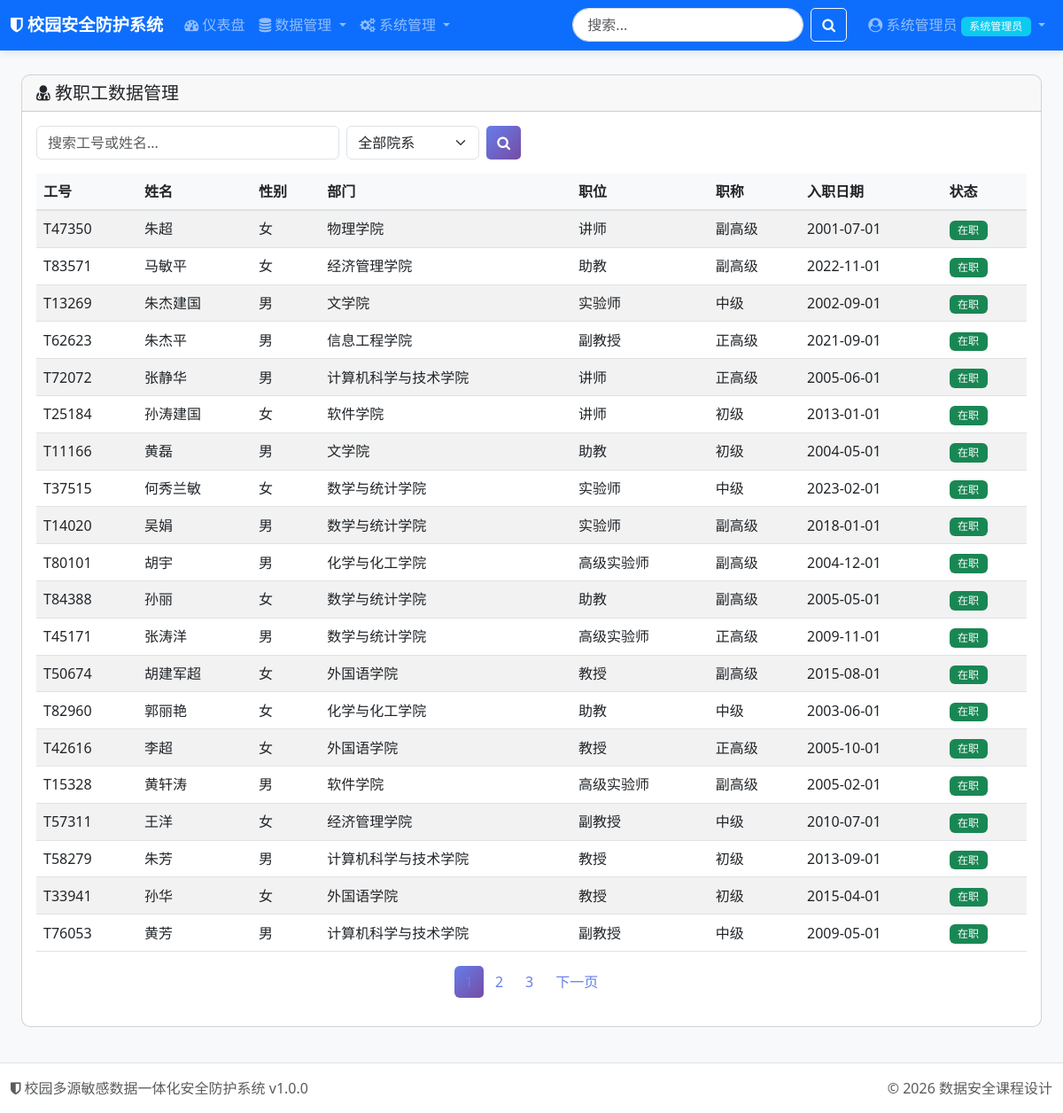
The app's page /data/staff (signed in) with its own data.
### tables this page shows
CREATE TABLE users (
                id INTEGER PRIMARY KEY AUTOINCREMENT,
                username VARCHAR(50) UNIQUE NOT NULL,
                password_hash VARCHAR(256) NOT NULL,
                salt VARCHAR(64) NOT NULL,
                real_name VARCHAR(50),
                email VARCHAR(100),
                phone VARCHAR(20),
                role_id INTEGER NOT NULL DEFAULT 3,
                department VARCHAR(100),
                position VARCHAR(50),
                status INTEGER DEFAULT 1,
                login_attempts INTEGER DEFAULT 0,
                last_login DATETIME,
                last_login_ip VARCHAR(45),
                password_changed_at DATETIME DEFAULT CURRENT_TIMESTAMP,
                created_at DATETIME DEFAULT CURRENT_TIMESTAMP,
                updated_at DATETIME DEFAULT CURRENT_TIMESTAMP,
                created_by INTEGER,
                FOREIGN KEY (role_id) REFERENCES roles(id)
            );

CREATE TABLE roles (
                id INTEGER PRIMARY KEY AUTOINCREMENT,
                name VARCHAR(50) UNIQUE NOT NULL,
                code VARCHAR(50) UNIQUE NOT NULL,
                description VARCHAR(200),
                level INTEGER DEFAULT 0,
                status INTEGER DEFAULT 1,
                created_at DATETIME DEFAULT CURRENT_TIMESTAMP,
                updated_at DATETIME DEFAULT CURRENT_TIMESTAMP
            );

CREATE TABLE staff (
                id INTEGER PRIMARY KEY AUTOINCREMENT,
                staff_id VARCHAR(20) UNIQUE NOT NULL,
                name VARCHAR(50) NOT NULL,
                name_encrypted TEXT,
                gender VARCHAR(10),
                birth_date DATE,
                id_card VARCHAR(18),
                id_card_encrypted TEXT,
                phone VARCHAR(20),
                phone_encrypted TEXT,
                email VARCHAR(100),
                email_encrypted TEXT,
                department VARCHAR(100),
                position VARCHAR(50),
                title VARCHAR(50),
                hire_date DATE,
                salary DECIMAL(10,2),
                salary_encrypted TEXT,
                status INTEGER DEFAULT 1,
                created_at DATETIME DEFAULT CURRENT_TIMESTAMP,
                updated_at DATETIME DEFAULT CURRENT_TIMESTAMP
            , name_sef TEXT, id_card_sef TEXT, phone_sef TEXT, email_sef TEXT, salary_sef TEXT);

### app/routes/data.py (the view)
@data_bp.route('/staff')
@login_required
@permission_required('data:view')
def staff():
    db = get_db()
    page = request.args.get('page', 1, type=int)
    per_page = 20
    offset = (page - 1) * per_page
    search = request.args.get('search', '')
    department = request.args.get('department', '')
    conditions = []
    params = []
    if search:
        conditions.append("(staff_id LIKE ? OR name LIKE ?)")
        params.extend([f'%{search}%', f'%{search}%'])
    if department:
        conditions.append("department = ?")
        params.append(department)
    where_clause = " AND ".join(conditions) if conditions else "1=1"
    total = db.fetch_one(f"SELECT COUNT(*) as count FROM staff WHERE {where_clause}", tuple(params))['count']
    query = f"""
        SELECT id, staff_id, name, gender, department, position, title,
               hire_date, status, created_at
        FROM staff
        WHERE {where_clause}
        ORDER BY created_at DESC
        LIMIT ? OFFSET ?
    """
    params.extend([per_page, offset])
    staff_list = db.fetch_all(query, tuple(params))
    departments = db.fetch_all("SELECT DISTINCT department FROM staff ORDER BY department")
    return render_template('data/staff.html',
                           staff=staff_list,
                           departments=departments,
                           page=page,
                           total=total,
                           per_page=per_page,
                           search=search,
                           department=department,
                           title='教职工数据管理')

### app.py (called while the page is built)
@login_manager.user_loader
def load_user(user_id):
    return User.get(user_id)

def register_context_processors():
    @app.context_processor
    def inject_now():
        return {'now': datetime.now()}
    @app.context_processor
    def inject_config():
        return {'config': Config}

### core/auth.py (called while the page is built)
    @property
    def is_authenticated(self) -> bool:
        return True

    def get_role(self) -> Dict[str, Any]:
        if self._role is None:
            from core.database import get_db
            db = get_db()
            self._role = db.fetch_one(
                "SELECT * FROM roles WHERE id = ?",
                (self.role_id,)
            )
        return self._role

    def get_permissions(self) -> List[str]:
        if self._permissions is None:
            from core.database import get_db
            db = get_db()
            results = db.fetch_all(
                """
                SELECT p.code
                FROM permissions p
                JOIN role_permissions rp ON p.id = rp.permission_id
                WHERE rp.role_id = ?
                """,
                (self.role_id,)
            )
            self._permissions = [r['code'] for r in results]
        return self._permissions

    def has_permission(self, permission: str) -> bool:
        return permission in self.get_permissions()

    @staticmethod
    def get(user_id: int) -> Optional['User']:
        from core.database import get_db
        db = get_db()
        user_data = db.fetch_one(
            "SELECT * FROM users WHERE id = ?",
            (user_id,)
        )
        return User(user_data) if user_data else None

### core/database.py (called while the page is built, shortened)
def get_db() -> DatabaseManager:
    if _db_manager is None:
        raise RuntimeError("数据库未初始化，请先调用 init_database()")
    return _db_manager

    def get_connection(self) -> sqlite3.Connection:
        return _local.connection

    def fetch_one(self, query: str, params: tuple = None) -> Optional[Dict]:
        conn = self.get_connection()
        cursor = conn.cursor()
        if params:
            cursor.execute(query, params)
        else:
            cursor.execute(query)
        row = cursor.fetchone()
        return dict(row) if row else None

    def fetch_all(self, query: str, params: tuple = None) -> List[Dict]:
        conn = self.get_connection()
        cursor = conn.cursor()
        if params:
            cursor.execute(query, params)
        else:
            cursor.execute(query)
        rows = cursor.fetchall()
        return [dict(row) for row in rows]

### templates/data/staff.html (shortened to what this page needs)
{% extends "base.html" %}
{% block content %}
<div class="container-fluid">
    <div class="row mb-3">
        <div class="col-12">
            <div class="card">
                <div class="card-header">
                    <h5 class="card-title mb-0"><i class="fa fa-user-md"></i> 教职工数据管理</h5>
                </div>
                <div class="card-body">
                    <div class="row mb-3">
                        <div class="col-md-6">
                            <form method="GET" class="d-flex">
                                <input type="text" class="form-control me-2" name="search"
                                       placeholder="搜索工号或姓名..." value="{{ search }}">
                                <select class="form-select me-2" name="department" style="width: 150px;">
                                    <option value="">全部院系</option>
                                </select>
                                <button type="submit" class="btn btn-primary">
                                    <i class="fa fa-search"></i>
                                </button>
                            </form>
                        </div>
                    </div>
                    <div class="table-responsive">
                        <table class="table table-striped table-hover">
                            <thead>
                                <tr>
                                    <th>工号</th>
                                    <th>姓名</th>
                                    <th>性别</th>
                                    <th>部门</th>
                                    <th>职位</th>
                                    <th>职称</th>
                                    <th>入职日期</th>
                                    <th>状态</th>
                                </tr>
                            </thead>
                            <tbody>
                                {% for item in staff %}
                                <tr>
                                    <td>{{ item.staff_id }}</td>
                                    <td>{{ item.name }}</td>
                                    <td>{{ item.gender or '-' }}</td>
                                    <td>{{ item.department or '-' }}</td>
                                    <td>{{ item.position or '-' }}</td>
                                    <td>{{ item.title or '-' }}</td>
                                    <td>{{ item.hire_date or '-' }}</td>
                                    <td>
                                        {% if item.status == 1 %}
                                        <span class="badge bg-success">在职</span>
                                        {% else %}
                                        <span class="badge bg-secondary">离职</span>
                                        {% endif %}
                                    </td>
                                </tr>
                                {% else %}
                                <tr>
                                    <td colspan="8" class="text-center text-muted py-4">暂无数据</td>
                                </tr>
                                {% endfor %}
                            </tbody>
                        </table>
                    </div>
                    {% if total > per_page %}
                    <nav class="mt-3">
                        <ul class="pagination justify-content-center">
                            {% set total_pages = (total / per_page)|round(0, 'ceil')|int %}
                            {% for p in range(1, total_pages + 1) %}
                            <li class="page-item {{ 'active' if p == page else '' }}">
                                <a class="page-link" href="{{ url_for('data.staff', page=p, search=search, department=department) }}">{{ p }}</a>
                            </li>
                            {% endfor %}
                            {% if page < total_pages %}
                            <li class="page-item">
                                <a class="page-link" href="{{ url_for('data.staff', page=page+1, search=search, department=department) }}">下一页</a>
                            </li>
                            {% endif %}
                        </ul>
                    </nav>
                    {% endif %}
                </div>
            </div>
        </div>
    </div>
</div>
{% endblock %}

### templates/base.html (shortened to what this page needs)
<!DOCTYPE html>
<html lang="zh-CN">
<head>
    <link href="https://cdn.jsdelivr.net/npm/bootstrap@5.3.0/dist/css/bootstrap.min.css" rel="stylesheet">
    <link href="https://cdn.jsdelivr.net/npm/font-awesome@4.7.0/css/font-awesome.min.css" rel="stylesheet">
    <link href="{{ url_for('static', filename='css/style.css') }}" rel="stylesheet">
</head>
<body class="bg-light">
    <nav class="navbar navbar-expand-lg navbar-dark bg-primary fixed-top">
        <div class="container-fluid">
            <a class="navbar-brand" href="{{ url_for('main.index') }}">
                <i class="fa fa-shield"></i> 校园安全防护系统
            </a>
            <div class="collapse navbar-collapse" id="navbarNav">
                <ul class="navbar-nav me-auto">
                    <li class="nav-item">
                        <a class="nav-link" href="{{ url_for('main.dashboard') }}">
                            <i class="fa fa-dashboard"></i> 仪表盘
                        </a>
                    </li>
                    <li class="nav-item dropdown">
                        <a class="nav-link dropdown-toggle" href="#" data-bs-toggle="dropdown">
                            <i class="fa fa-database"></i> 数据管理
                        </a>
                    </li>
                    {% if current_user.is_authenticated and current_user.has_permission('user:view') %}
                    <li class="nav-item dropdown">
                        <a class="nav-link dropdown-toggle" href="#" data-bs-toggle="dropdown">
                            <i class="fa fa-cogs"></i> 系统管理
                        </a>
                    </li>
                    {% endif %}
                </ul>
                <form class="d-flex me-3" action="{{ url_for('main.search') }}" method="get">
                    <input class="form-control me-2" type="search" name="q" placeholder="搜索..."
                        value="{{ request.args.get('q', '') }}">
                    <button class="btn btn-outline-light" type="submit">
                        <i class="fa fa-search"></i>
                    </button>
                </form>
                <ul class="navbar-nav">
                    {% if current_user.is_authenticated %}
                    <li class="nav-item dropdown">
                        <a class="nav-link dropdown-toggle" href="#" data-bs-toggle="dropdown">
                            <i class="fa fa-user-circle"></i>
                            {{ current_user.real_name or current_user.username }}
                            {% if current_user.get_role() %}
                            <span class="badge bg-info">{{ current_user.get_role()['name'] }}</span>
                            {% endif %}
                        </a>
                    </li>
                    {% else %}
                    <li class="nav-item">
                        <a class="nav-link" href="{{ url_for('auth.login') }}">
                            <i class="fa fa-sign-in"></i> 登录
                        </a>
                    </li>
                    {% endif %}
                </ul>
            </div>
        </div>
    </nav>
    <main class="container-fluid py-4" style="margin-top: 60px;">
        {% block content %}{% endblock %}
    </main>
    <footer class="footer mt-auto py-3 bg-white border-top">
        <div class="container-fluid">
            <div class="row">
                <div class="col-md-6">
                    <span class="text-muted">
                        <i class="fa fa-shield"></i> 校园多源敏感数据一体化安全防护系统 v1.0.0
                    </span>
                </div>
                <div class="col-md-6 text-end">
                    <span class="text-muted">
                        © 2026 数据安全课程设计
                    </span>
                </div>
            </div>
        </div>
    </footer>
</body>
</html>

### static/css/style.css (style rules this page uses)
:root { --primary-color: #667eea; --secondary-color: #764ba2; --success-color: #28a745; --danger-color: #dc3545; --warning-color: #ffc107; --info-color: #17a2b8; }
body { font-family: 'Segoe UI', 'Microsoft YaHei', sans-serif; background-color: #f5f7fa; min-height: 100vh; }
.navbar { box-shadow: 0 2px 10px rgba(0, 0, 0, 0.1); }
.navbar-brand { font-weight: 600; font-size: 1.2rem; }
.nav-link { transition: all 0.3s ease; }
.card { border-radius: 10px; transition: all 0.3s ease; }
.card-header { border-radius: 10px 10px 0 0 !important; }
.table { margin-bottom: 0; }
.table th { font-weight: 600; background-color: #f8f9fa; border-bottom: 2px solid #dee2e6; }
.table td { vertical-align: middle; }
.btn { border-radius: 5px; transition: all 0.3s ease; }
.btn-primary { background: linear-gradient(135deg, #667eea 0%, #764ba2 100%); border: none; }
.badge { font-weight: 500; padding: 0.4em 0.8em; }
.pagination .page-link { border-radius: 5px; margin: 0 2px; border: none; color: #667eea; }
.pagination .page-item.active .page-link { background: linear-gradient(135deg, #667eea 0%, #764ba2 100%); }
.footer { background-color: white; border-top: 1px solid #e9ecef; }
.form-control[type="search"] { border-radius: 20px; padding-left: 1rem; }

### records on screen
users: real_name "系统管理员"
roles: name "系统管理员"
staff: staff_id "T47350", name "朱超", gender "女", department "物理学院", position "讲师", title "副高级", hire_date "2001-07-01", status "在职"
staff: staff_id "T83571", name "马敏平", gender "女", department "经济管理学院", position "助教", title "副高级", hire_date "2022-11-01", status "在职"
staff: staff_id "T13269", name "朱杰建国", gender "男", department "文学院", position "实验师", title "中级", hire_date "2002-09-01", status "在职"
staff: staff_id "T62623", name "朱杰平", gender "男", department "信息工程学院", position "副教授", title "正高级", hire_date "2021-09-01", status "在职"
staff: staff_id "T72072", name "张静华", gender "男", department "计算机科学与技术学院", position "讲师", title "正高级", hire_date "2005-06-01", status "在职"
staff: staff_id "T25184", name "孙涛建国", gender "女", department "软件学院", position "讲师", title "初级", hire_date "2013-01-01", status "在职"
staff: staff_id "T11166", name "黄磊", gender "男", department "文学院", position "助教", title "初级", hire_date "2004-05-01", status "在职"
staff: staff_id "T37515", name "何秀兰敏", gender "女", department "数学与统计学院", position "实验师", title "中级", hire_date "2023-02-01", status "在职"
staff: staff_id "T14020", name "吴娟", gender "男", department "数学与统计学院", position "实验师", title "副高级", hire_date "2018-01-01", status "在职"
staff: staff_id "T80101", name "胡宇", gender "男", department "化学与化工学院", position "高级实验师", title "副高级", hire_date "2004-12-01", status "在职"
staff: staff_id "T84388", name "孙丽", gender "女", department "数学与统计学院", position "助教", title "副高级", hire_date "2005-05-01", status "在职"
staff: staff_id "T45171", name "张涛洋", gender "男", department "数学与统计学院", position "高级实验师", title "正高级", hire_date "2009-11-01", status "在职"
staff: staff_id "T50674", name "胡建军超", gender "女", department "外国语学院", position "教授", title "副高级", hire_date "2015-08-01", status "在职"
staff: staff_id "T82960", name "郭丽艳", gender "女", department "化学与化工学院", position "助教", title "中级", hire_date "2003-06-01", status "在职"
staff: staff_id "T42616", name "李超", gender "女", department "外国语学院", position "教授", title "正高级", hire_date "2005-10-01", status "在职"
staff: staff_id "T15328", name "黄轩涛", gender "男", department "软件学院", position "高级实验师", title "副高级", hire_date "2005-02-01", status "在职"
staff: staff_id "T57311", name "王洋", gender "女", department "经济管理学院", position "副教授", title "中级", hire_date "2010-07-01", status "在职"
staff: staff_id "T58279", name "朱芳", gender "男", department "计算机科学与技术学院", position "教授", title "初级", hire_date "2013-09-01", status "在职"
staff: staff_id "T33941", name "孙华", gender "女", department "外国语学院", position "教授", title "初级", hire_date "2015-04-01", status "在职"
staff: staff_id "T76053", name "黄芳", gender "男", department "计算机科学与技术学院", position "副教授", title "中级", hire_date "2009-05-01", status "在职"

### other values on screen
{{ p }} "1" "2" "3"
